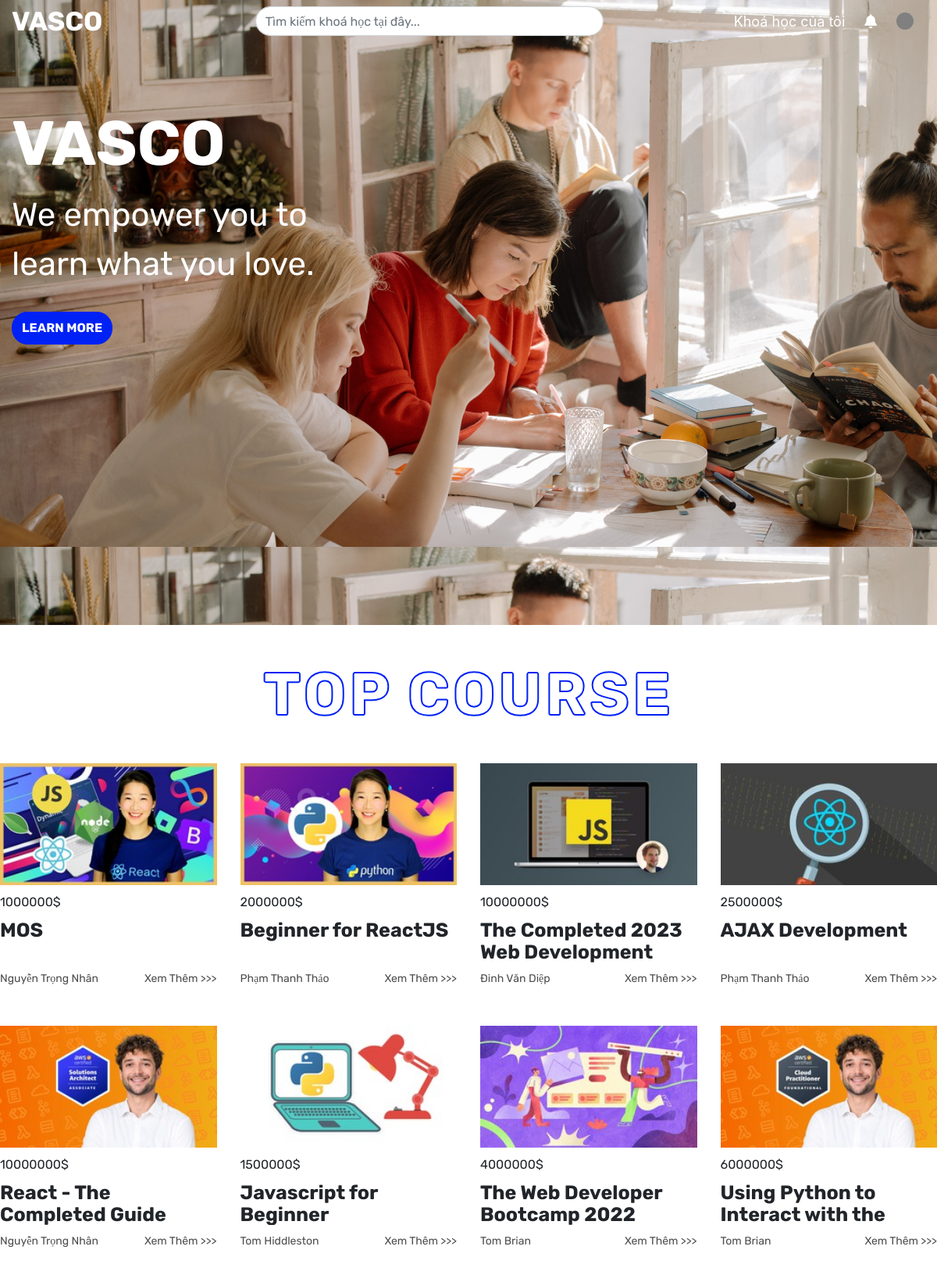
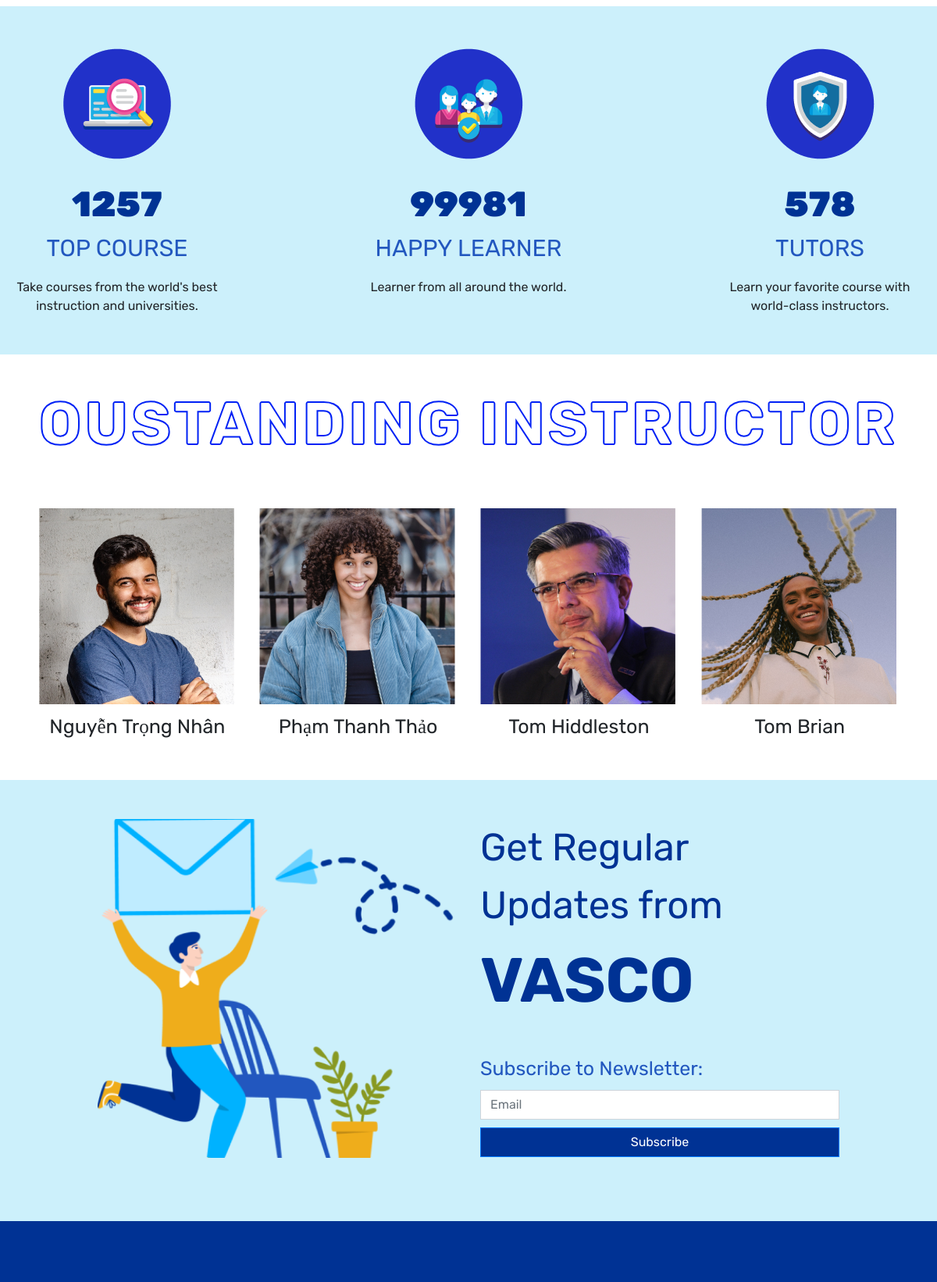
The app's page /home.php (upper part) with its own data (2 pictures, top to bottom).
### tables this page shows
CREATE TABLE `course` (
  `course_id` varchar(7) NOT NULL,
  `start_date` date DEFAULT NULL,
  `level` varchar(255) DEFAULT NULL,
  `fee` varchar(255) DEFAULT NULL,
  `name` varchar(255) DEFAULT NULL,
  `length` varchar(255) DEFAULT NULL,
  `time` varchar(255) DEFAULT NULL,
  `manager_id` varchar(255) NOT NULL
);

CREATE TABLE `staff` (
  `staff_id` varchar(7) NOT NULL,
  `dob` varchar(255) DEFAULT NULL,
  `gender` varchar(255) DEFAULT NULL,
  `name` varchar(255) NOT NULL,
  `role` varchar(255) NOT NULL,
  `phone` varchar(255) NOT NULL,
  `email` varchar(255) NOT NULL,
  `address` varchar(255) DEFAULT NULL,
  `branch_id` varchar(255) NOT NULL
);

### home.php (the view, shortened to what this page needs)
<?php
    global $con;
?>
<!doctype html>
<html lang="en">
  <head>
    <link rel="stylesheet" href="./css/header.css">
    <link rel="stylesheet" href="./css/footer.css">
    <link rel="stylesheet" href="./css/allcss.css">
    <link rel="stylesheet" href="./css/home.css">
    <link rel="stylesheet" href="https://cdnjs.cloudflare.com/ajax/libs/font-awesome/6.2.0/css/all.min.css">
    <link rel="stylesheet" href="https://stackpath.bootstrapcdn.com/bootstrap/4.3.1/css/bootstrap.min.css">
  </head>
  <body>
    <div class="landing">
        <?php
          if(false) {
            require "./partial/header-unlogin.php";
          }
          else require "./partial/header-logined.php";
        ?>
        <div class="introduce-text">
          <div class="container-fluid !direction !spacing width-1280">
            <div class="row">
                <div class="col-5">
                  <div class="line-1">
                    VASCO
                  </div>
                  <div class="line-2">
                    We empower you to learn what you love.
                  </div>
                  <div class="button button-color-blue ">
                      LEARN MORE
                  </div>
                </div>
            </div>
          </div>
        </div>
    </div>
    <div class="content">
      <div class="course-section width-1280">
          <div class="title">
              TOP COURSE
          </div>
          <div class="row">
          <?php
                $i = 0;
                $output='';
                $sqlcourse = $con->query("SELECT * FROM course");
                if ($sqlcourse->num_rows > 0) {
                  while($rowcourse = $sqlcourse->fetch_assoc()) {
                    $courseid = $rowcourse["course_id"];
                    $sqlteach = $con->query("SELECT DISTINCT * FROM teach WHERE course_id = '{$courseid}'");
                    $rowteach = $sqlteach->fetch_assoc();
                    $sqlteacher = $con->query("SELECT DISTINCT * FROM teacher, staff WHERE teacher_id = '{$rowteach['teacher_id']}' AND teacher_id = staff_id");
                    $rowteacher = $sqlteacher->fetch_assoc();
                    $i++;
                    $output .= '
                      <div class="course-item col-3">
                        <div class="image">
                          <img src="./images/course'. $i .'.jpg" alt="" style ="width: 100% !important">
                        </div>
                        <div class="text">
                          <div class="price">'.$rowcourse['fee'].'$</div>
                          <div class="title-course">'.$rowcourse['name'].'</div>
                          <div class="description-course">
                              <div class="author">'.$rowteacher['name'].'</div>
                              <div class="more">Xem Thêm >>></div>
                          </div>
                        </div>
                      </div>';
                      if($i> 7)break;
                    }
                    echo $output;
                  }
                ?>
          </div>
      </div>
      <div class="counter">
        <div class="row width-1280" style="margin: auto;">
            <div class="col-3 item">
              <div class="image">
                <img src="./images/cookie tracking.png" alt="">
              </div>
              <div class="text">
                <div class="amount">1257</div>
                <div class="title">TOP COURSE</div>
                <div class="description">Take courses from the world's best instruction and universities.</div>
              </div>
            </div>
            <div class="col-3 item">
              <div class="image">
                <img src="./images/child consent.png" alt="">
              </div>
              <div class="text">
                <div class="amount">99981</div>
                <div class="title">HAPPY LEARNER</div>
                <div class="description">Learner from all around the world.</div>
              </div>
            </div>
            <div class="col-3 item">
              <div class="image">
                <img src="./images/pseudonymisation 1.png" alt="">
              </div>
              <div class="text">
                <div class="amount">578</div>
                <div class="title">TUTORS</div>
                <div class="description">Learn your favorite course with world-class instructors.</div>
              </div>
            </div>
        </div>
      </div>
      <div class="instructor">
        <div class="title">OUSTANDING INSTRUCTOR</div>
          <div class="row">
            <?php
               $i = 0;
               $output='';
               $sqlteacher = $con->query("SELECT name FROM teacher, staff WHERE teacher.teacher_id = staff.staff_id");
               if ($sqlteacher->num_rows > 0) {
                while($rowteacher = $sqlteacher->fetch_assoc()) {
                  $i++;
                  $output .= '
                    <div class="col-3 item">
                      <div class="image">
                        <img src="./images/teacher'. $i .'.png" alt="">
                      </div>
                      <div class="text">
                        <div class="name">'.$rowteacher['name'].'</div>
                      </div>
                    </div>';
                    if($i> 3)break;
                }
                echo $output;
              }
            ?>
          </div>
      </div>
      <div class="letter">
        <div class="row width-980" style="margin: auto;">
          <div class="col-6 item">
            <img src="./images/image 1.png" alt="" style="width: 100%">
          </div>
          <div class="col-6 item">
            <div class="text">
              <div class="line-1">Get Regular <br> Updates from</div>
              <div class="line-2">VASCO</div>
            </div>
            <div class="input">
              <div class="mb-3">
                <label for="exampleFormControlInput1" class="form-label">Subscribe to Newsletter:</label>
                <input type="email" class="form-control" id="exampleFormControlInput1" placeholder="Email">
                <button type="submit" class="btn btn-primary mb-3">Subscribe</button>
              </div>
            </div>
          </div>
        </div>
      </div>
    </div>
    <?php require "./partial/footer.php"
        ?>
  </body>
</html>

### partial/header-logined.php (shortened to what this page needs)
<div class="header">
  <div class="container-fluid !direction !spacing">
      <div class="row">
          <div class="col-2 logo"  onclick="window.location.assign('./home.php');">
              <div class="text">VASCO</div>
          </div>
          <div class="col-7 search-bar">
              <nav class="navbar" style="width: 100%">
                  <form class="form-inline search-wrapper">
                    <input class="form-control" type="search" placeholder="Tìm kiếm khoá học tại đây..." aria-label="Search">
                  </form>
                </nav>
          </div>
          <div class="col-3 row button-bar">
              <div class="mycourse" onclick="window.location.assign('./student/mycourse.php');">Khoá học của tôi</div>
              <div class="notice"><i class="fa fa-bell" aria-hidden="true"></i></div>
              <div class="user">
              </div>
          </div>
      </div>
  </div>
</div>

### partial/footer.php (shortened to what this page needs)
<div class="footer">
</div>

### css/header.css (style rules this page uses)
.header { margin: auto; color: white; }
.header .button-bar { justify-content: end; align-items: center; margin-right: 10px; }
.header .logo { display: flex; align-items: center; font-size: var(--title-text); font-weight: 700; }
.header .button-bar div { font-size: var(--default-text); font-family: 'Inter' !important; }
.header .button-bar div:not(:last-child) { margin-right: 25px; }
.search-wrapper { width: 70%; margin: auto; position: relative; }
.search-wrapper input[type = search] { width: 100%; border-radius: 62.84px; background-color: white; }
.button-bar .user { width: 22px; height: 22px; border-radius: 100%; background-color: gray; }

### css/footer.css (style rules this page uses)
.footer { background-color: var(--primary-color); padding: 80px 0; color: white; }

### css/allcss.css (style rules this page uses)
:root { --main-color: #0021F5; --primary-color: #003294; --primary-color-light: #2257BF; --second-color: #1CAEE4; --title-text: 34px; --default-text: 18px; --font-style-title: 'Work Sans'; --font-style-main: 'Rubik'; --radius-frame: 20px; --small-text: 16px; --medium-text: 25px; }
* { margin: 0; padding: 0; font-family: var(--font-style-main); box-sizing: border-box; list-style: none; }
.width-1280 { max-width: 1280px; margin: auto; }
.width-980 { max-width: 980px; margin: auto; }
.button { width: fit-content; border-radius: var(--radius-frame); padding: 8px 12px; }
.button-color-blue { font-weight: bold; color: white; background-color: var(--main-color); border: var(--main-color) 1px solid; }

### css/home.css (style rules this page uses)
.landing { min-height: 100vh; background-image: url("../images/HeroImage.png"); }
.introduce-text { margin-top: 70px; }
.introduce-text .line-1 { color: white; font-size: 80px; font-weight: 700; }
.introduce-text .line-2 { color: white; font-size: 42px; }
.line-2 { margin-bottom: 29px; }
.content > div { margin-top: 50px; }
.course-section .title, .instructor .title { text-align: center; font-style: normal; font-weight: 700; font-size: 77px; line-height: 100%; letter-spacing: 0.05em; color: white; -webkit-text-stroke-width: 2px; -webkit-text-stroke-color: var(--main-color); }
.course-item { font-size: var(--small-text); margin-top: 50px; }
.course-item .text > div { margin-top: 10px; }
.course-item .title-course { font-size: var(--medium-text); font-weight: bold; line-height: 110%; height: 55px !important; overflow: hidden; text-overflow: ellipsis; -webkit-box-orient: vertical; -webkit-line-clamp: 1; }
.course-item .description-course { display: flex; justify-content: space-between; font-size: 14px; color: #4d4d4d; }
.counter { background-color: rgba(86, 204, 242, 0.3); font-size: 30px; text-align: center; padding: 50px 0; }
.counter .row { justify-content: space-between; }
.item .image { margin-bottom: 20px; }
.item .text .amount { color: var(--primary-color); font-size: 45px; font-weight: 900; }
.item .text .title { color: var(--primary-color-light); }
.item .description { font-size: var(--small-text); margin-top: 15px; }
.instructor .row { width: 1131px; margin: auto; }
.instructor .item > div:not(:last-child) { margin-bottom: 10px; }
.instructor .item { margin-top: 70px; }
.instructor .item .text { text-align: center; font-size: var(--medium-text); }
.letter { background-color: rgba(86, 204, 242, 0.3); font-size: 30px; padding: 50px 0; }
.letter .text { color: var(--primary-color); }
.letter .text .line-1 { font-size: 49px; }
.letter .text .line-2 { font-size: 80px; font-weight: bold; }
.letter .input label { color: var(--primary-color-light); font-size: 25px; }
.letter .input input { border-radius: 0; margin-bottom: 10px; }
.letter .input button { background-color: var(--primary-color); width: 100%; border-radius: 0; }

### records on screen
course: shows a picture, fee "1000000", name "MOS", staff.name "Nguyễn Trọng Nhân"
course: shows a picture, fee "2000000", name "Beginner for ReactJS", staff.name "Phạm Thanh Thảo"
course: shows a picture, fee "10000000", name "The Completed 2023 Web…", staff.name "Đinh Văn Diệp"
course: shows a picture, fee "2500000", name "AJAX Development", staff.name "Phạm Thanh Thảo"
course: shows a picture, fee "10000000", name "React - The Completed Guide", staff.name "Nguyễn Trọng Nhân"
course: shows a picture, fee "1500000", name "Javascript for Beginner", staff.name "Tom Hiddleston"
course: shows a picture, fee "4000000", name "The Web Developer Bootcamp 2022", staff.name "Tom Brian"
course: shows a picture, fee "6000000", name "Using Python to Interact with…", staff.name "Tom Brian"
staff: shows a picture, name "Nguyễn Trọng Nhân"
staff: shows a picture, name "Phạm Thanh Thảo"
staff: shows a picture, name "Tom Hiddleston"
staff: shows a picture, name "Tom Brian"
